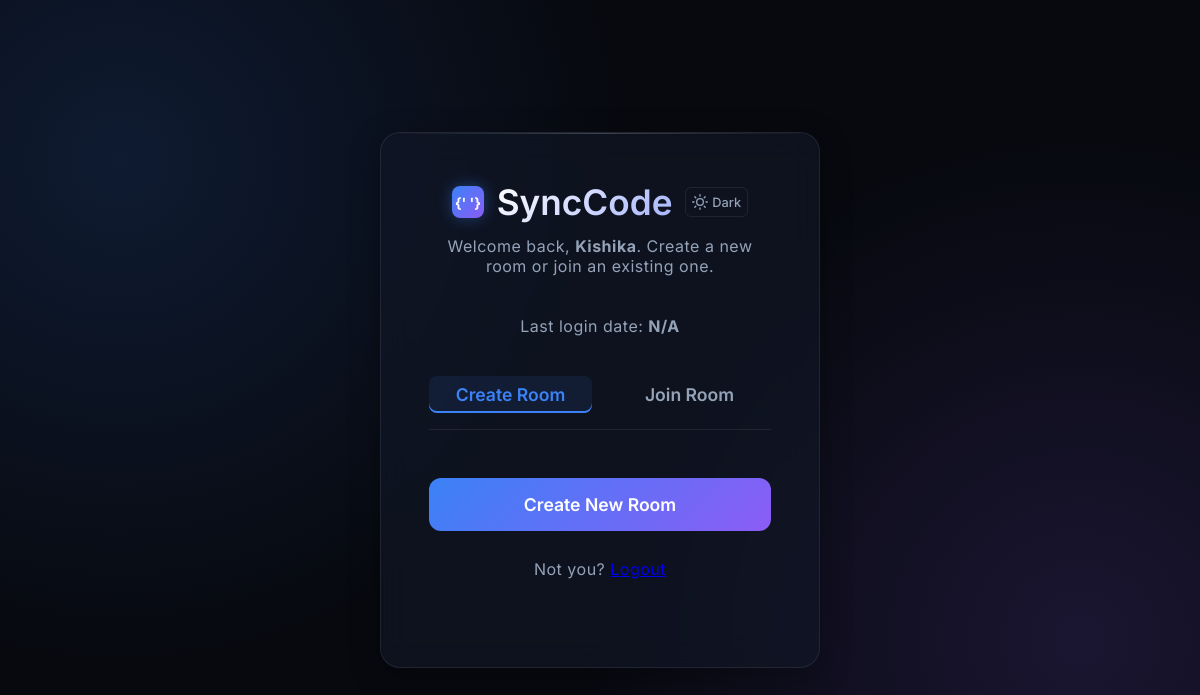
The page /dashboard (signed in) on the database as committed earlier.
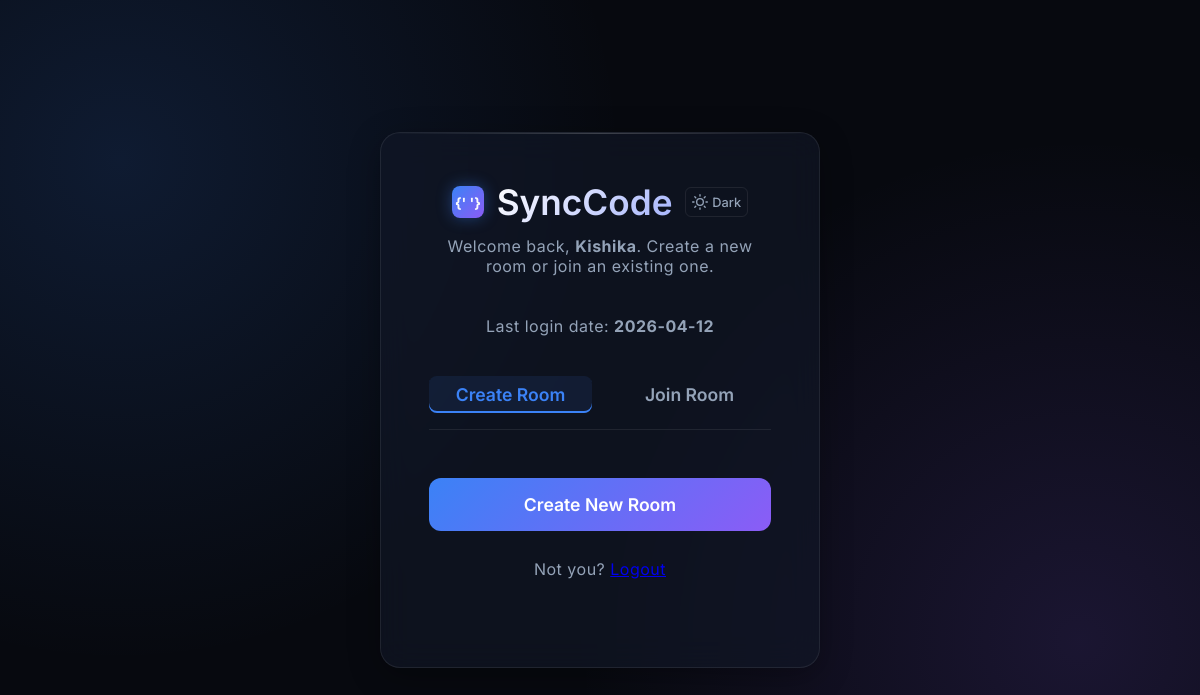
The same page on the database as committed later.
### tables this page shows
CREATE TABLE users (
                    id INTEGER PRIMARY KEY AUTOINCREMENT,
                    username TEXT UNIQUE NOT NULL,
                    password_hash TEXT NOT NULL,
                    created_at TIMESTAMP DEFAULT CURRENT_TIMESTAMP,
                    last_login_at TEXT
                );

### app.py (the view)
@app.route('/dashboard')
@login_required
def dashboard():
    activity = get_user_activity(session['user_id'])
    return render_template(
        'dashboard.html',
        username=session['username'],
        last_login_at=format_date(activity['last_login_at'])
    )

### app.py (called while the page is built)
def get_db():
    conn = sqlite3.connect(DB_PATH)
    conn.row_factory = sqlite3.Row
    return conn

def get_user_activity(user_id):
    with get_db() as conn:
        return conn.execute(
            "SELECT last_login_at FROM users WHERE id = ?",
            (user_id,)
        ).fetchone()

def format_date(timestamp):
    if not timestamp:
        return None
    try:
        return timestamp.split(' ')[0]
    except Exception:
        return timestamp

def login_required(view):
    @functools.wraps(view)
    def wrapped_view(*args, **kwargs):
        if 'user_id' not in session:
            return redirect(url_for('login'))
        return view(*args, **kwargs)
    return wrapped_view

### templates/dashboard.html (shortened to what this page needs)
<!DOCTYPE html>
<html lang="en">
<head>
    <link rel="stylesheet" href="{{ url_for('static', filename='style.css') }}">
</head>
<body class="join-page">
    <div class="glass-card join-container">
        <div class="brand">
            <div class="logo-icon">{' '}</div>
            <h1>SyncCode</h1>
            <button id="theme-toggle" class="theme-toggle" title="Toggle Theme">
                <span id="theme-label">Dark</span>
            </button>
        </div>
        <p class="subtitle">Welcome back, <strong>{{ username }}</strong>. Create a new room or join an existing one.</p>
        <p class="subtitle">Last login date: <strong>{{ last_login_at or 'N/A' }}</strong></p>
        <div class="tabs-header">
            <button class="tab-btn active" id="tab-create">Create Room</button>
            <button class="tab-btn" id="tab-join">Join Room</button>
        </div>
        <form id="create-form" action="/create-room" method="POST" class="tab-content active">
            <button type="submit" class="primary-btn">Create New Room</button>
        </form>
        <div class="footer-row">
            <p class="subtitle">Not you? <a href="{{ url_for('logout') }}">Logout</a></p>
        </div>
    </div>
</body>
</html>

### static/style.css (style rules this page uses)
:root { --bg-dark: #07090f; --card-bg: rgba(17, 24, 39, 0.65); --border-color: rgba(255, 255, 255, 0.08); --text-main: #f8fafc; --text-muted: #94a3b8; --primary: #3b82f6; --primary-hover: #60a5fa; --accent: #8b5cf6; --accent-hover: #a78bfa; --glow: rgba(59, 130, 246, 0.4); --success: #10b981; --shadow-soft: 0 8px 32px rgba(0, 0, 0, 0.3); }
* { box-sizing: border-box; margin: 0; padding: 0; font-family: 'Inter', sans-serif; }
body { background-color: var(--bg-dark); background-image: radial-gradient(circle at 10% 20%, rgba(59, 130, 246, 0.15) 0%, transparent 40%), radial-gradient(circle at 90% 80%, rgba(139, 92, 246, 0.15) 0%, transparent 40%); background-attachment: fixed; color: var(--text-main); min-height: 100vh; }
.glass-card { background: var(--card-bg); backdrop-filter: blur(16px); -webkit-backdrop-filter: blur(16px); border: 1px solid var(--border-color); box-shadow: var(--shadow-soft); }
.join-page { display: flex; justify-content: center; align-items: center; }
.join-container { padding: 3rem; border-radius: 20px; width: 100%; max-width: 440px; text-align: center; animation: fadeScaleIn 0.6s cubic-bezier(0.16, 1, 0.3, 1); position: relative; overflow: hidden; }
.join-container::before { content: ''; position: absolute; top: 0; left: 0; right: 0; height: 1px; background: linear-gradient(90deg, transparent, rgba(255, 255, 255, 0.2), transparent); }
.brand { display: flex; align-items: center; justify-content: center; gap: 0.8rem; margin-bottom: 0.8rem; }
.logo-icon { width: 32px; height: 32px; border-radius: 8px; background: linear-gradient(135deg, var(--primary), var(--accent)); box-shadow: 0 0 15px var(--glow); font-size: 14px; display: flex; align-items: center; justify-content: center; font-weight: bold; }
.brand h1 { font-size: 2.2rem; background: linear-gradient(135deg, #fff, #a5b4fc); -webkit-background-clip: text; background-clip: text; -webkit-text-fill-color: transparent; font-weight: 600; }
.subtitle { color: var(--text-muted); margin-bottom: 2.5rem; font-size: 1rem; letter-spacing: 0.5px; }
.primary-btn { width: 100%; padding: 16px; background: linear-gradient(135deg, var(--primary), var(--accent)); border: none; border-radius: 12px; color: white; font-size: 1.1rem; font-weight: 600; cursor: pointer; transition: transform 0.2s, box-shadow 0.2s; margin-top: 1rem; position: relative; overflow: hidden; }
.tabs-header { display: flex; gap: 1rem; margin-bottom: 2rem; border-bottom: 1px solid var(--border-color); padding-bottom: 1rem; }
.tab-btn { flex: 1; background: transparent; border: none; color: var(--text-muted); font-size: 1.1rem; font-weight: 600; cursor: pointer; padding: 0.5rem; transition: all 0.3s ease; border-radius: 8px; }
.tab-btn.active { color: var(--primary); background: rgba(59, 130, 246, 0.1); box-shadow: inset 0 -2px 0 var(--primary); }
.tab-content { display: none; animation: fadeScaleIn 0.4s ease-out; }
.tab-content.active { display: block; }
.footer-row { margin-top: 1.75rem; }
.theme-toggle { background: transparent; border: 1px solid var(--border-color); color: var(--text-muted); cursor: pointer; display: inline-flex; align-items: center; justify-content: center; padding: 6px; border-radius: 6px; transition: all 0.2s; font-size: 16px; gap: 4px; }
#theme-label { font-size: 0.8rem; font-weight: 500; }

Rows that differ between the two databases and show on the page:
now on this page (row edited): users: username "Kishika", last_login_at "2026-04-12"
Other text that changed with them:
{{ username }}: "Kishika" → (not shown)
{{ last_login_at or 'N/A' }}: "N/A" → (not shown)
